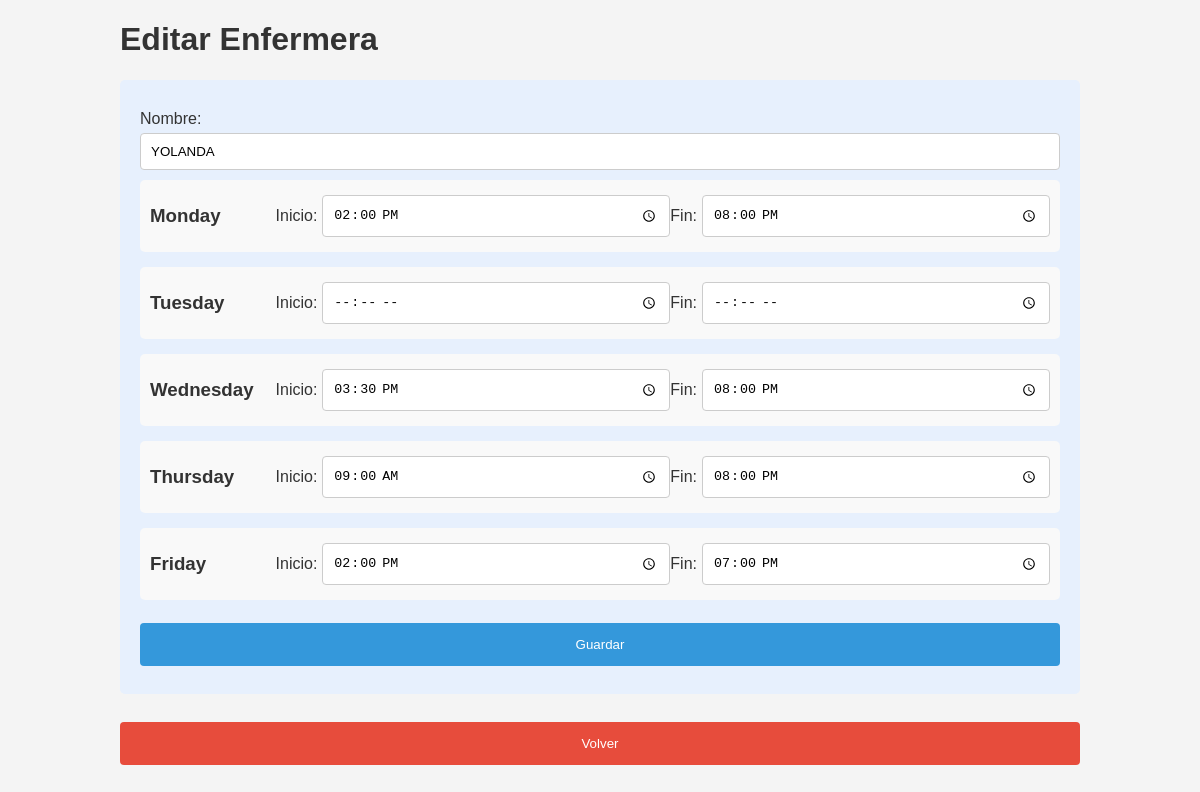
The app's page /edit_nurse_form/5 with its own data.
### models.py (models this page shows)
class Nurse(db.Model):
    id = db.Column(db.Integer, primary_key=True)
    name = db.Column(db.String(50), nullable=False)
    availabilities = db.relationship('Availability', backref='nurse', cascade='all, delete-orphan', lazy=True)

class Availability(db.Model):
    id = db.Column(db.Integer, primary_key=True)
    nurse_id = db.Column(db.Integer, db.ForeignKey('nurse.id'), nullable=False)
    day = db.Column(db.String(50), nullable=False)
    start_time = db.Column(db.String(5), nullable=False)
    end_time = db.Column(db.String(5), nullable=False)

### app.py (the view)
@app.route('/edit_nurse_form/<int:nurse_id>')
def edit_nurse_form(nurse_id):
    nurse = Nurse.query.get(nurse_id)
    return render_template('edit_nurse_form.html', nurse=nurse)

### templates/edit_nurse_form.html (shortened to what this page needs)
<!DOCTYPE html>
<html lang="en">
<head>
    <link rel="stylesheet" href="{{ url_for('static', filename='styles.css') }}">
</head>
<body>
    <div class="container">
        <h1>Editar Enfermera</h1>
        <form action="/edit_nurse/{{ nurse.id }}" method="post">
            <label for="name">Nombre:</label>
            <input type="text" id="name" name="name" value="{{ nurse.name }}" required>
            {% for day in ['Monday', 'Tuesday', 'Wednesday', 'Thursday', 'Friday'] %}
                <div class="day-group">
                    <h3>{{ day }}</h3>
                    <label for="{{ day.lower() }}_start">Inicio:</label>
                    <input type="time" id="{{ day.lower() }}_start" name="{{ day.lower() }}_start" value="{% for availability in nurse.availabilities if availability.day == day %}{{ availability.start_time }}{% endfor %}">
                    <label for="{{ day.lower() }}_end">Fin:</label>
                    <input type="time" id="{{ day.lower() }}_end" name="{{ day.lower() }}_end" value="{% for availability in nurse.availabilities if availability.day == day %}{{ availability.end_time }}{% endfor %}">
                </div>
            {% endfor %}
            <button type="submit">Guardar</button>
        </form>
        <button class="cancel" onclick="window.location.href='/'">Volver</button>
    </div>
</body>
</html>

### static/styles.css (style rules this page uses)
body { font-family: Arial, sans-serif; background-color: #f4f4f4; margin: 0; padding: 0; }
.container { width: 80%; margin: auto; overflow: hidden; }
h1, h2, h3 { color: #333; }
form { background: #e7f0fd; padding: 20px; margin-bottom: 20px; border-radius: 5px; }
label { display: block; margin-top: 10px; color: #333; }
input[type="text"], input[type="time"] { width: 100%; padding: 10px; margin: 5px 0 10px 0; display: inline-block; border: 1px solid #ccc; border-radius: 4px; box-sizing: border-box; }
button { width: 100%; background-color: #3498db; color: white; padding: 14px 20px; margin: 8px 0; border: none; border-radius: 4px; cursor: pointer; }
button.cancel { background-color: #e74c3c; }

### templates/edit_nurse_form.html (style rules this page uses)
.day-group { background: #f9f9f9; padding: 10px; border-radius: 5px; margin-bottom: 15px; display: flex; align-items: center; justify-content: space-between; }
.day-group h3 { margin: 0; padding-right: 10px; flex: 1; }
.day-group label { margin-top: 0; margin-right: 5px; color: #333; }
.day-group input[type="time"] { width: calc(40% - 12px); margin: 5px 0 5px 0; padding: 10px; display: inline-block; border: 1px solid #ccc; border-radius: 4px; box-sizing: border-box; }

### records on screen
Nurse: name "YOLANDA"
Availability: start_time "14:00", end_time "20:00"
Availability: start_time "15:30", end_time "20:00"
Availability: start_time "09:00", end_time "20:00"
Availability: start_time "14:00", end_time "19:00"

### other values on screen
{{ day }} "Monday" "Tuesday" "Wednesday" "Thursday" "Friday"
